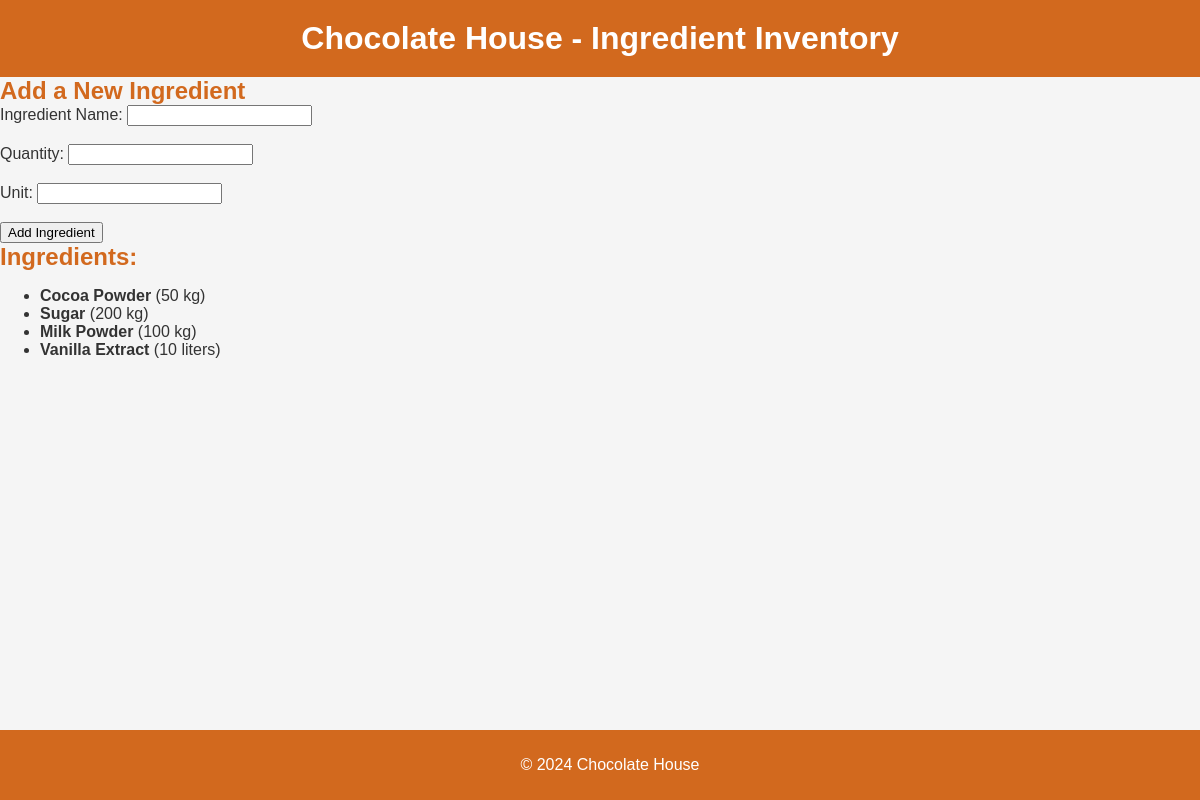
/ingredients, run on the app's committed database.
### tables this page shows
CREATE TABLE ingredient_inventory (
    id INTEGER PRIMARY KEY AUTOINCREMENT,
    ingredient_name TEXT,
    quantity INTEGER,
    unit TEXT,
    last_updated DATETIME
);

### app.py (the view, shortened to what this page needs)
@app.route('/ingredients', methods=['GET', 'POST'])
def ingredients():
    ingredients = query_db("SELECT * FROM ingredient_inventory")
    return render_template('ingredients.html', ingredients=ingredients)

### app.py (called while the page is built)
def query_db(query, args=(), one=False):
    try:
        connection = sqlite3.connect(DB_PATH)
        cursor = connection.cursor()
        cursor.execute(query, args)
        rv = cursor.fetchall()
        connection.commit()
        connection.close()
        return (rv[0] if rv else None) if one else rv
    except sqlite3.Error as e:
        print(f"Database error: {e}")
        return []
    except Exception as e:
        print(f"General error: {e}")
        return []

### templates/ingredients.html (shortened to what this page needs)
<!DOCTYPE html>
<html lang="en">
<head>
    <link rel="stylesheet" href="{{ url_for('static', filename='style.css') }}">
</head>
<body>
    <header>
        <h1>Chocolate House - Ingredient Inventory</h1>
    </header>
    <section id="add-ingredient-form">
        <h2>Add a New Ingredient</h2>
        <form action="/ingredients" method="POST">
            <label for="ingredient_name">Ingredient Name:</label>
            <input type="text" id="ingredient_name" name="ingredient_name" required><br><br>
            <label for="quantity">Quantity:</label>
            <input type="number" id="quantity" name="quantity" required><br><br>
            <label for="unit">Unit:</label>
            <input type="text" id="unit" name="unit" required><br><br>
            <button type="submit">Add Ingredient</button>
        </form>
    </section>
    <section id="ingredients-list">
        <h2>Ingredients:</h2>
        <ul>
            {% for ingredient in ingredients %}
                <li>
                    <strong>{{ ingredient[1] }}</strong> ({{ ingredient[2] }} {{ ingredient[3] }})
                </li>
            {% endfor %}
        </ul>
    </section>
    <footer>
        <p>&copy; 2024 Chocolate House</p>
    </footer>
</body>
</html>

### static/style.css (style rules this page uses)
body { font-family: Arial, sans-serif; background-color: #f5f5f5; color: #333; margin: 0; padding: 0; }
header { background-color: #d2691e; color: white; text-align: center; padding: 20px; }
footer { background-color: #d2691e; color: white; text-align: center; padding: 10px; position: fixed; width: 100%; bottom: 0; }
h1, h2 { margin: 0; }
h2 { color: #d2691e; }

### data on the page
ingredient_inventory: ingredient_name "Cocoa Powder", quantity "50", unit "kg"
ingredient_inventory: ingredient_name "Sugar", quantity "200", unit "kg"
ingredient_inventory: ingredient_name "Milk Powder", quantity "100", unit "kg"
ingredient_inventory: ingredient_name "Vanilla Extract", quantity "10", unit "liters"
